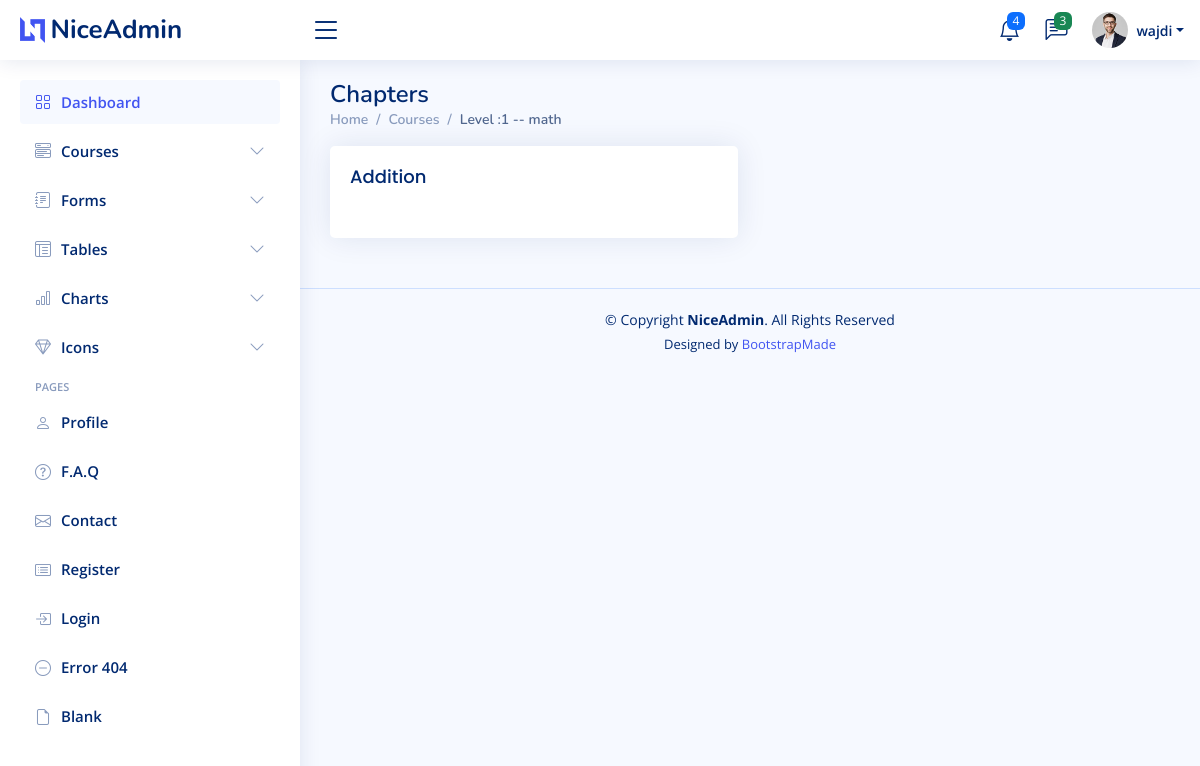
The app's page /teacher/courses/1/math (signed in), older data.
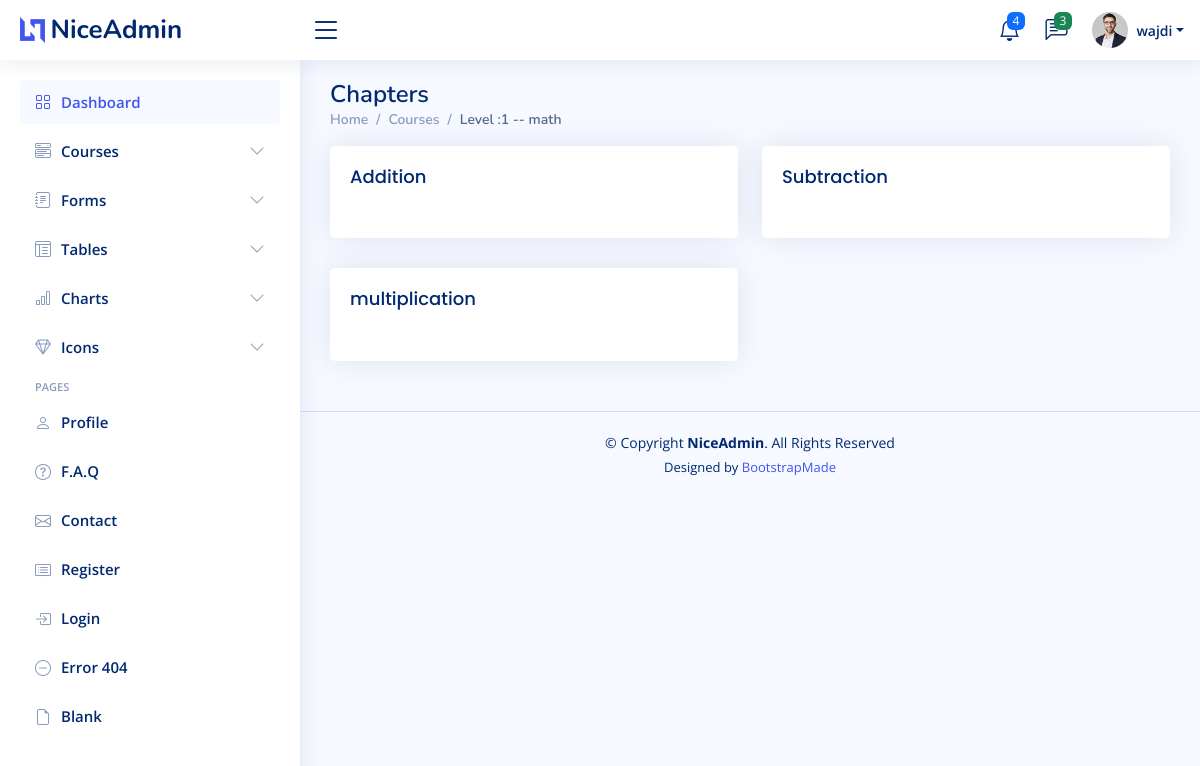
The same page, newer data.
### course/models.py (models this page shows, shortened)
class Chapter(models.Model):
    name = models.CharField(max_length=255)
    subject = models.ForeignKey(Subject,on_delete=models.CASCADE)

### course/views.py (the view)
# urls.py: path("teacher/courses/<int:level>/<str:subject>",views.list_chapters,name='list_chpters'),
def list_chapters(request, level, subject):
    sub = Subject.objects.get(Q(name=subject) & Q(level=Level.objects.get(number=level)))
    chapters = Chapter.objects.filter(subject=sub)
    return render(request, 'course/teacher/list_chapters_teacher.html',
                  {'chapters': chapters, 'subject': sub.__str__(), 'first_name': request.user.first_name,
                   'full_name': request.user.get_full_name(), 'role': 'Teacher'})

### course/models.py (called while the page is built)
    def __str__(self):
        return f'Level :{self.number}'

    def __str__(self):
        return f'{self.level.__str__()} -- {self.name} '

### templates/course/teacher/list_chapters_teacher.html (shortened to what this page needs)
{% extends 'course/teacher/base_teacher.html' %}
{% block content %}
    <main id="main" class="main">
        <div class="pagetitle">
            <h1>Chapters</h1>
            <nav>
                <ol class="breadcrumb">
                    <li class="breadcrumb-item"><a href="/teacher/">Home</a></li>
                    <li class="breadcrumb-item"><a href="/teacher/courses">Courses</a></li>
                    <li class="breadcrumb-item active">{{ subject }}</li>
                </ol>
            </nav>
        </div>
        <section class="section">
            {% for object in chapters %}
                {% if forloop.counter0|divisibleby:2 %}
                    <div class="row">
                {% endif %}
            <div class="col-lg-6">
                <a href="{{ request.path }}/{{ object.name }}">
                    <div class="card">
                        <div class="card-body">
                            <h5 class="card-title">{{ object.name }}</h5>
                        </div>
                    </div>
                </a>
            </div>
            {% if forloop.counter|divisibleby:2 or forloop.last %}
                </div>
            {% endif %}
            {% endfor %}
        </section>
    </main>
{% endblock %}

### templates/course/teacher/base_teacher.html (shortened to what this page needs)
{% load static %}
<!DOCTYPE html>
<html lang="en">
<head>
  <link href="{% static 'assets/vendor/bootstrap/css/bootstrap.min.css' %}" rel="stylesheet">
  <link href="{% static 'assets/vendor/bootstrap-icons/bootstrap-icons.css' %}" rel="stylesheet">
  <link href="{% static 'assets/vendor/boxicons/css/boxicons.min.css' %}" rel="stylesheet">
  <link href="{% static 'assets/vendor/quill/quill.snow.css' %}" rel="stylesheet">
  <link href="{% static 'assets/vendor/quill/quill.bubble.css' %}" rel="stylesheet">
  <link href="{% static 'assets/vendor/remixicon/remixicon.css' %}" rel="stylesheet">
  <link href="{% static 'assets/vendor/simple-datatables/style.css' %}" rel="stylesheet">
  <link href="{% static 'assets/css/style.css' %}" rel="stylesheet">
</head>
<body>
  <header id="header" class="header fixed-top d-flex align-items-center">
    <div class="d-flex align-items-center justify-content-between">
      <a href="index.html" class="logo d-flex align-items-center">
        <img src="assets/img/logo.png" alt="">
        <span class="d-none d-lg-block">NiceAdmin</span>
      </a>
      <i class="bi bi-list toggle-sidebar-btn"></i>
    </div>
    <nav class="header-nav ms-auto">
      <ul class="d-flex align-items-center">
        <li class="nav-item dropdown">
          <a class="nav-link nav-icon" href="#" data-bs-toggle="dropdown">
            <i class="bi bi-bell"></i>
            <span class="badge bg-primary badge-number">4</span>
          </a>
        </li>
        <li class="nav-item dropdown">
          <a class="nav-link nav-icon" href="#" data-bs-toggle="dropdown">
            <i class="bi bi-chat-left-text"></i>
            <span class="badge bg-success badge-number">3</span>
          </a>
        </li>
        <li class="nav-item dropdown pe-3">
          <a class="nav-link nav-profile d-flex align-items-center pe-0" href="#" data-bs-toggle="dropdown">
            <img src="assets/img/profile-img.jpg" alt="Profile" class="rounded-circle">
            <span class="d-none d-md-block dropdown-toggle ps-2">{{ first_name }}</span>
          </a>
        </li>
      </ul>
    </nav>
  </header>
  <aside id="sidebar" class="sidebar">
    <ul class="sidebar-nav" id="sidebar-nav">
      <li class="nav-item">
        <a class="nav-link " href="/">
          <i class="bi bi-grid"></i>
          <span>Dashboard</span>
        </a>
      </li>
      <li class="nav-item">
        <a class="nav-link collapsed" data-bs-target="#components-nav" data-bs-toggle="collapse" href="#">
          <i class="bi bi-menu-button-wide"></i><span>Courses</span><i class="bi bi-chevron-down ms-auto"></i>
        </a>
      </li>
      <li class="nav-item">
        <a class="nav-link collapsed" data-bs-target="#forms-nav" data-bs-toggle="collapse" href="#">
          <i class="bi bi-journal-text"></i><span>Forms</span><i class="bi bi-chevron-down ms-auto"></i>
        </a>
      </li>
      <li class="nav-item">
        <a class="nav-link collapsed" data-bs-target="#tables-nav" data-bs-toggle="collapse" href="#">
          <i class="bi bi-layout-text-window-reverse"></i><span>Tables</span><i class="bi bi-chevron-down ms-auto"></i>
        </a>
      </li>
      <li class="nav-item">
        <a class="nav-link collapsed" data-bs-target="#charts-nav" data-bs-toggle="collapse" href="#">
          <i class="bi bi-bar-chart"></i><span>Charts</span><i class="bi bi-chevron-down ms-auto"></i>
        </a>
      </li>
      <li class="nav-item">
        <a class="nav-link collapsed" data-bs-target="#icons-nav" data-bs-toggle="collapse" href="#">
          <i class="bi bi-gem"></i><span>Icons</span><i class="bi bi-chevron-down ms-auto"></i>
        </a>
      </li>
      <li class="nav-heading">Pages</li>
      <li class="nav-item">
        <a class="nav-link collapsed" href="users-profile.html">
          <i class="bi bi-person"></i>
          <span>Profile</span>
        </a>
      </li>
      <li class="nav-item">
        <a class="nav-link collapsed" href="pages-faq.html">
          <i class="bi bi-question-circle"></i>
          <span>F.A.Q</span>
        </a>
      </li>
      <li class="nav-item">
        <a class="nav-link collapsed" href="pages-contact.html">
          <i class="bi bi-envelope"></i>
          <span>Contact</span>
        </a>
      </li>
      <li class="nav-item">
        <a class="nav-link collapsed" href="pages-register.html">
          <i class="bi bi-card-list"></i>
          <span>Register</span>
        </a>
      </li>
      <li class="nav-item">
        <a class="nav-link collapsed" href="pages-login.html">
          <i class="bi bi-box-arrow-in-right"></i>
          <span>Login</span>
        </a>
      </li>
      <li class="nav-item">
        <a class="nav-link collapsed" href="pages-error-404.html">
          <i class="bi bi-dash-circle"></i>
          <span>Error 404</span>
        </a>
      </li>
      <li class="nav-item">
        <a class="nav-link collapsed" href="pages-blank.html">
          <i class="bi bi-file-earmark"></i>
          <span>Blank</span>
        </a>
      </li>
    </ul>
  </aside>
  {% block content %}
  {% endblock %}
  <footer id="footer" class="footer">
    <div class="copyright">
      &copy; Copyright <strong><span>NiceAdmin</span></strong>. All Rights Reserved
    </div>
    <div class="credits">
      Designed by <a href="https://bootstrapmade.com/">BootstrapMade</a>
    </div>
  </footer>
</body>
</html>

### course/static/assets/css/style.css (style rules this page uses)
:root { scroll-behavior: smooth; }
body { font-family: "Open Sans", sans-serif; background: #f6f9ff; color: #444444; }
a { color: #4154f1; text-decoration: none; }
h1, h2, h3, h4, h5, h6 { font-family: "Nunito", sans-serif; }
#main { margin-top: 60px; padding: 20px 30px; transition: all 0.3s; }
.pagetitle { margin-bottom: 10px; }
.pagetitle h1 { font-size: 24px; margin-bottom: 0; font-weight: 600; color: #012970; }
.card { margin-bottom: 30px; border: none; border-radius: 5px; box-shadow: 0px 0 30px rgba(1, 41, 112, 0.1); }
.card-title { padding: 20px 0 15px 0; font-size: 18px; font-weight: 500; color: #012970; font-family: "Poppins", sans-serif; }
.card-body { padding: 0 20px 20px 20px; }
.breadcrumb { font-size: 14px; font-family: "Nunito", sans-serif; color: #899bbd; font-weight: 600; }
.breadcrumb a { color: #899bbd; transition: 0.3s; }
.breadcrumb .breadcrumb-item::before { color: #899bbd; }
.breadcrumb .active { color: #51678f; font-weight: 600; }
.logo { line-height: 1; }
@media (min-width: 1200px) { .logo { width: 280px; } }
.logo img { max-height: 26px; margin-right: 6px; }
.logo span { font-size: 26px; font-weight: 700; color: #012970; font-family: "Nunito", sans-serif; }
.header { transition: all 0.5s; z-index: 997; height: 60px; box-shadow: 0px 2px 20px rgba(1, 41, 112, 0.1); background-color: #fff; padding-left: 20px; }
.header .toggle-sidebar-btn { font-size: 32px; padding-left: 10px; cursor: pointer; color: #012970; }
.header-nav ul { list-style: none; }
.header-nav>ul { margin: 0; padding: 0; }
.header-nav .nav-icon { font-size: 22px; color: #012970; margin-right: 25px; position: relative; }
.header-nav .nav-profile { color: #012970; }
.header-nav .nav-profile img { max-height: 36px; }
.header-nav .nav-profile span { font-size: 14px; font-weight: 600; }
.header-nav .badge-number { position: absolute; inset: -2px -5px auto auto; font-weight: normal; font-size: 12px; padding: 3px 6px; }
.sidebar { position: fixed; top: 60px; left: 0; bottom: 0; width: 300px; z-index: 996; transition: all 0.3s; padding: 20px; overflow-y: auto; scrollbar-width: thin; scrollbar-color: #aab7cf transparent; box-shadow: 0px 0px 20px rgba(1, 41, 112, 0.1); background-color: #fff; }
@media (min-width: 1200px) { #main, #footer { margin-left: 300px; } }
.sidebar-nav { padding: 0; margin: 0; list-style: none; }
.sidebar-nav li { padding: 0; margin: 0; list-style: none; }
.sidebar-nav .nav-item { margin-bottom: 5px; }
.sidebar-nav .nav-heading { font-size: 11px; text-transform: uppercase; color: #899bbd; font-weight: 600; margin: 10px 0 5px 15px; }
.sidebar-nav .nav-link { display: flex; align-items: center; font-size: 15px; font-weight: 600; color: #4154f1; transition: 0.3; background: #f6f9ff; padding: 10px 15px; border-radius: 4px; }
.sidebar-nav .nav-link i { font-size: 16px; margin-right: 10px; color: #4154f1; }
.sidebar-nav .nav-link.collapsed { color: #012970; background: #fff; }
.sidebar-nav .nav-link.collapsed i { color: #899bbd; }
.sidebar-nav .nav-link .bi-chevron-down { margin-right: 0; transition: transform 0.2s ease-in-out; }
.footer { padding: 20px 0; font-size: 14px; transition: all 0.3s; border-top: 1px solid #cddfff; }
.footer .copyright { text-align: center; color: #012970; }
.footer .credits { padding-top: 5px; text-align: center; font-size: 13px; color: #012970; }

Row changes from the older to the newer data that the page shows:
added Chapter: name "Subtraction"
added Chapter: name "multiplication"
